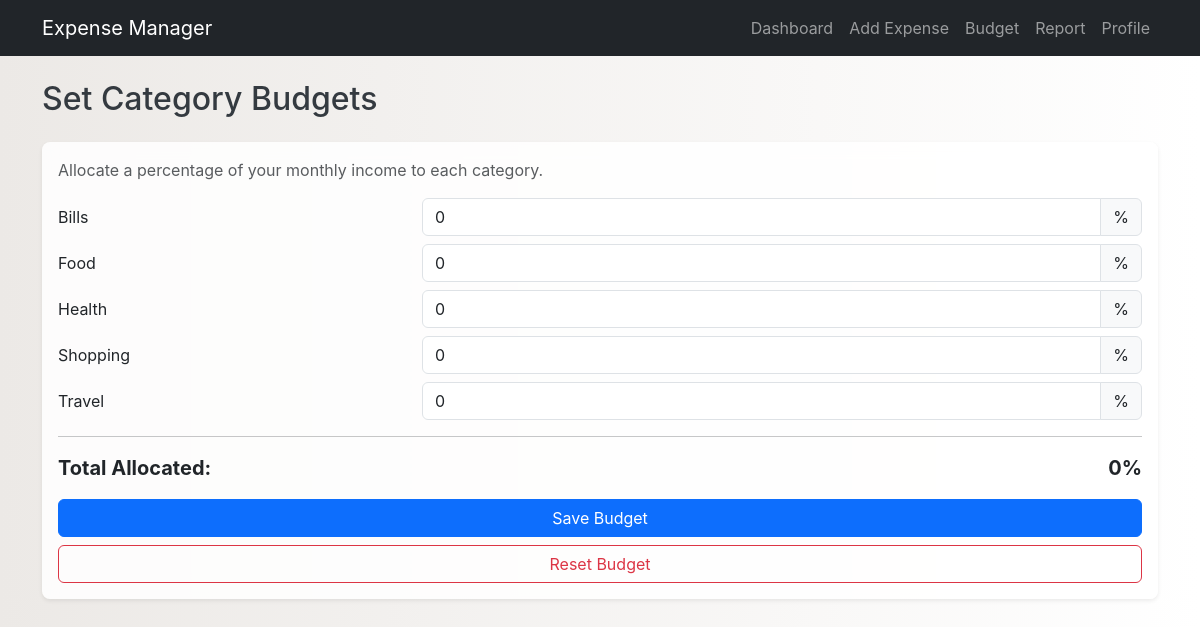
Page /budget.php on the committed database.
### tables this page shows
CREATE TABLE IF NOT EXISTS categories (
    id INT AUTO_INCREMENT PRIMARY KEY,
    name VARCHAR(100) UNIQUE
);

### public/budget.php (the view, shortened to what this page needs)
<?php
include __DIR__ . '/../config/db.php';
$user_id = 1;
$sql = "SELECT c.id, c.name, cb.percentage
        FROM categories c
        LEFT JOIN category_budgets cb ON c.id = cb.category_id AND cb.user_id = ?
        ORDER BY c.name";
$stmt = $conn->prepare($sql);
$stmt->bind_param('i', $user_id);
$stmt->execute();
$categories = $stmt->get_result()->fetch_all(MYSQLI_ASSOC);
include 'header.php';
?>
    <h2 class="mb-4">Set Category Budgets</h2>
    <div class="card border-0 shadow-sm">
        <div class="card-body">
            <form method="POST">
                <p class="text-muted">Allocate a percentage of your monthly income to each category.</p>
                <?php foreach ($categories as $category): ?>
                <div class="row g-2 align-items-center mb-2">
                    <div class="col-4">
                        <label for="cat-<?php echo $category['id']; ?>" class="col-form-label"><?php echo htmlspecialchars($category['name']); ?></label>
                    </div>
                    <div class="col-8">
                        <div class="input-group">
                            <input type="number" min="0" max="100" id="cat-<?php echo $category['id']; ?>" name="budgets[<?php echo $category['id']; ?>]" class="form-control budget-input" value="<?php echo htmlspecialchars($category['percentage'] ?? 0); ?>">
                            <span class="input-group-text">%</span>
                        </div>
                    </div>
                </div>
                <?php endforeach; ?>
                <hr>
                <div class="d-flex justify-content-between align-items-center fw-bold fs-5">
                    <span>Total Allocated:</span>
                    <span id="total-percentage">0%</span>
                </div>
                <div class="d-grid gap-2 mt-3">
                    <button class="btn btn-primary">Save Budget</button>
                    <a href="reset_budget.php" class="btn btn-outline-danger" onclick="return confirm('Are you sure you want to reset all budget allocations?');">Reset Budget</a>
                </div>
            </form>
        </div>
    </div>
<?php
include 'footer.php';
?>

### assets/css/style.css (style rules this page uses)
body { font-family: Inter, system-ui, -apple-system, 'Segoe UI', Roboto, 'Helvetica Neue', Arial, sans-serif; background: linear-gradient(to right, #ece9e6, #ffffff); color: #343a40; animation: fadeIn 0.5s ease-out; }
.card { background-color: rgba(255, 255, 255, 0.85); backdrop-filter: blur(10px); border: 1px solid rgba(255, 255, 255, 0.2); border-radius: 0.5rem !important; }
.btn, .badge { transition: all 0.2s ease-in-out; }

### rows in the picture
categories: name "Bills", percentage "0"
categories: name "Food", percentage "0"
categories: name "Health", percentage "0"
categories: name "Shopping", percentage "0"
categories: name "Travel", percentage "0"
